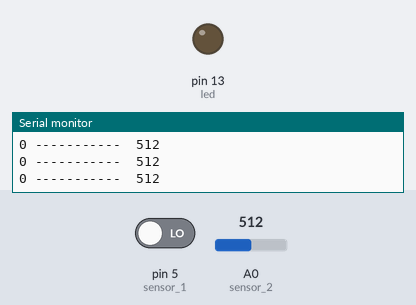
Bench run of a sketch on a simulated Arduino Uno, built with avr-gcc and run on an emulated ATmega328P. Shown: output pins drawn as LEDs (lit = HIGH), the last lines printed to the serial monitor. Inputs (shaded band) come from the test bench; at power-on: pin 5 (sensor_1) LOW, A0 (sensor_2) = 512.

Above: at 1.2 s.
1.3 s: pin 5 (sensor_1) driven HIGH
At 2.2 s:
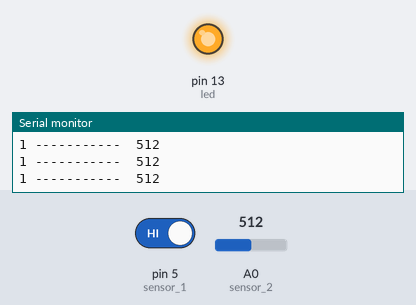
2.8 s: pin 5 (sensor_1) driven LOW
At 3.5 s:
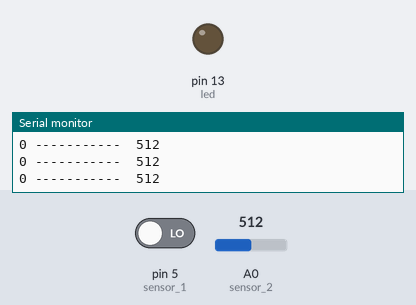
Timing chart, 0 to 5.8 s (numbered marks = the images above; inputs shaded):
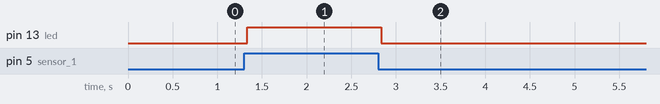

The sketch:

sensor_de_temperatura_analogicoy_digital_ky_028.ino
```cpp
int sensor_1=5,sensor_2=A0,valor_1,valor_2,led=13; // Declaración de las variables a utilizar en todo el programa

void setup() {
  Serial.begin(9600); // Velocidad de comunicación a 9600 baudios
  digitalWrite(led,LOW); // El led se pone en estado bajo
  pinMode(5,INPUT);      // Se configura el pin 5 como entrada
  pinMode(13,OUTPUT);    // Se configura el pin 13 como salida
}

void loop() {
 valor_1=digitalRead(sensor_1); // Se lee la variable digital sensor_1 y se asigna a valor_1
 valor_2=analogRead(sensor_2);  // Se lee la variable analógica sensor_2 y se asigna a valor_2
 Serial.print(valor_1);         // Se imprime valor_1 en el monitor serial
 Serial.print(" -----------");  // Se realiza una línea para dividir los valores
 Serial.print("\t");            // Se realiza una tabulación
 Serial.println(valor_2);       // Se imprime el valor_2 en el monitor serial
  if(valor_1==1){               // Es verdadero cuando el valor_1 es igual a uno
    digitalWrite(led,HIGH);     // Se pone en estado alto el led
  }else if(valor_1==0){         // Es verdadero cuando el valor_1 es igual a cero
  digitalWrite(led,LOW);        // Se pone en estado bajo el led
  }
}
```

Measured:
- after the input at 1.3 s, pin 13 (led): LOW → HIGH at once
- after the input at 2.8 s, pin 13 (led): HIGH → LOW at once
